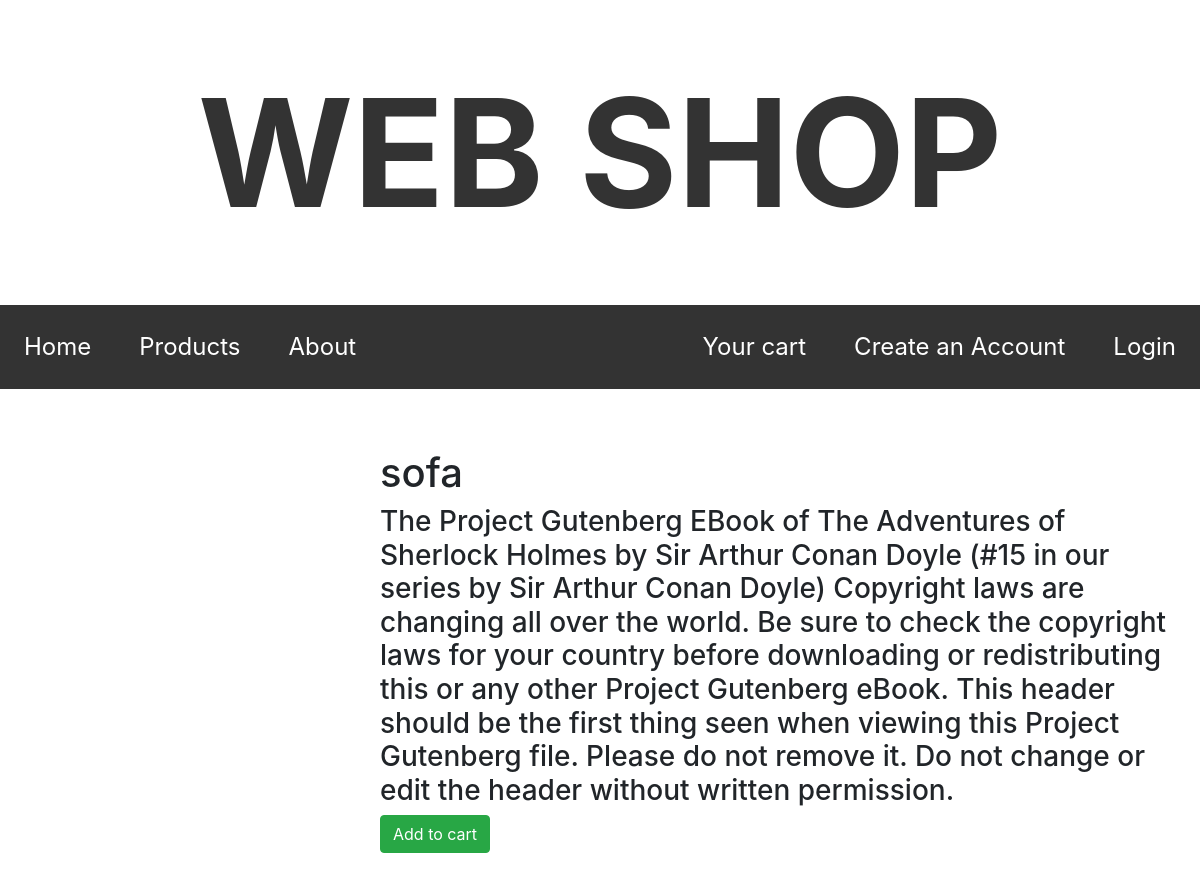
/products/1, run on the app's committed database.
### web_shop/models.py (models this page shows, shortened)
class Product(db.Model):
    id = db.Column(db.Integer(), primary_key=True)
    name = db.Column(db.String(80), nullable=False, unique=True)
    price = db.Column(db.Integer(), nullable=False)  # in cents
    description = db.Column(db.Text(), default='XDDDD', nullable=False)
    date_added = db.Column(db.DateTime(), nullable=False, default=datetime.utcnow)
    image = db.Column(db.String(), nullable=False, default='pokemon.jpg')

### web_shop/routes.py (the view)
@app.route('/products/<int:id>')
def this_product(id):
    product = Product.query.filter_by(id=id).first()
    return render_template('this_product.html', title=product.name,
                           product=product, cart=session.get('cart'), Product=Product, show_modal=False)

### web_shop/templates/this_product.html
{% extends "layout.html" %}
{% block content %}
    <div class="left-content">
    </div>
    <article class="main-content">
        <h1>{{ product.name }}</h1>
        <h3>{{ product.description }}</h3>
        <a class='btn btn-success' href="{{ url_for('add_to_cart', id=product.id) }}">Add to cart</a>
    </article>
{% endblock content %}

### web_shop/static/main.css (style rules this page uses)
a { text-decoration: none; }
.left-content { float: left; padding: 20px; width: 30%; }
.main-content { float: left; width: 70%; padding: 20px; }
* { box-sizing: border-box; }

### data on the page
Product: name "sofa", description "The Project Gutenberg EBook of The Adventures of Sherlock Holmes by Sir Arthur Conan Doyle (#15 in our series by Sir Arthur Conan Doyle) Copyright laws are changing all over the world. Be sure to check the copyright laws for your country before downloading or redistributing this or any other Project Gutenberg eBook. This header should be the first thing seen when viewing this Project Gutenberg file. Please do not remove it. Do not change or edit the header without written permission."
